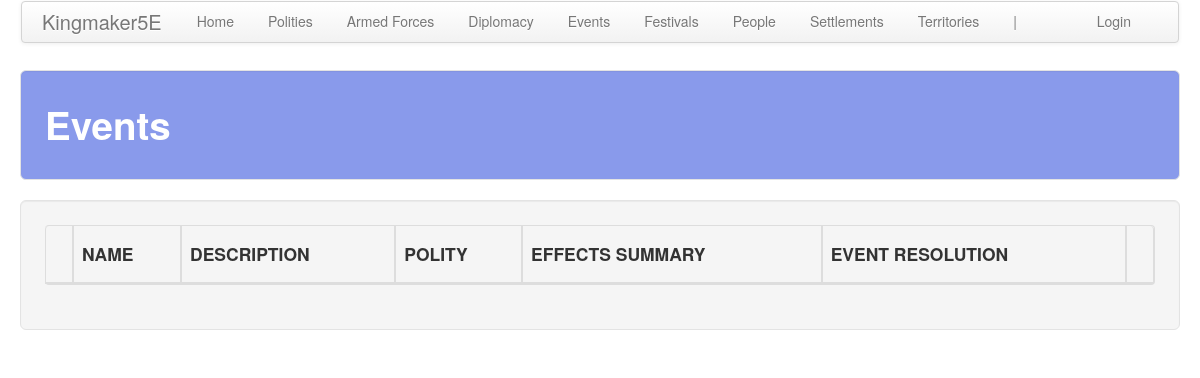
/events/, run on an earlier commit of the app's database.
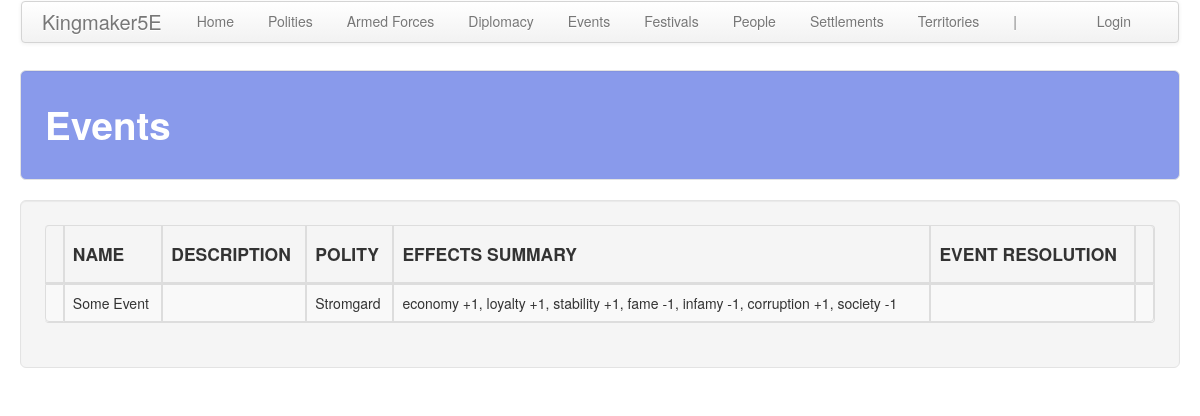
And on a later commit of the database.
### events/models.py (models this page shows, shortened)
class Event(models.Model):
    name = models.CharField(max_length=default_max_length)
    desc = models.TextField(blank=True)
    polity = models.ForeignKey(
        'polity.Polity', on_delete=models.CASCADE,
        related_name='event', related_query_name='event'
    )
    eco_bonus = models.IntegerField(default=0)
    loy_bonus = models.IntegerField(default=0)
    sta_bonus = models.IntegerField(default=0)
    fam_bonus = models.IntegerField(default=0)
    inf_bonus = models.IntegerField(default=0)
    cor_bonus = models.IntegerField(default=0)
    cri_bonus = models.IntegerField(default=0)
    law_bonus = models.IntegerField(default=0)
    lor_bonus = models.IntegerField(default=0)
    pro_bonus = models.IntegerField(default=0)
    soc_bonus = models.IntegerField(default=0)
    def_bonus = models.IntegerField(default=0)
    con_bonus = models.IntegerField(default=0)
    inc_bonus = models.IntegerField(default=0)
    unr_bonus = models.IntegerField(default=0)
    treasury_increment = models.IntegerField(default=0)
    fame_increment = models.IntegerField(default=0)
    infamy_increment = models.IntegerField(default=0)
    unrest_increment = models.IntegerField(default=0)

### polity/models.py (models this page shows, shortened)
class Polity(models.Model):
    name = models.CharField(max_length=default_max_length)
    government = models.ForeignKey(
        Government, on_delete=models.CASCADE,
        related_name='polity', related_query_name='polity')
    alignment_lc = models.ForeignKey(
        AlignmentLC, on_delete=models.CASCADE,
        related_name='polity', related_query_name='polity')
    alignment_ge = models.ForeignKey(
        AlignmentGE, on_delete=models.CASCADE,
        related_name='polity', related_query_name='polity')
    treasury = models.IntegerField(default=0)
    unrest = models.IntegerField(default=0)
    fame = models.IntegerField(default=0)
    infamy = models.IntegerField(default=0)
    desc = models.TextField(default="", blank=True)
    tax_edict = models.ForeignKey(
        'core.TaxEdict', on_delete=models.CASCADE,
        related_name='polity', related_query_name='polity')
    promotion_edict = models.ForeignKey(
        'core.PromotionEdict', on_delete=models.CASCADE,
        related_name='polity', related_query_name='polity')
    holiday_edict = models.ForeignKey(
        'core.HolidayEdict', on_delete=models.CASCADE,
        related_name='polity', related_query_name='polity')
    recruitment_edict = models.ForeignKey(
        'core.RecruitmentEdict', on_delete=models.CASCADE,
        related_name='polity', related_query_name='polity')
    ruler_attribute_1 = models.ForeignKey(
        Attribute, on_delete=models.CASCADE, null=True, blank=True,
        related_name='polity_ruler_1', related_query_name='polity_ruler_1')
    ruler_attribute_2 = models.ForeignKey(
        Attribute, on_delete=models.CASCADE, null=True, blank=True,
        related_name='polity_ruler_2', related_query_name='polity_ruler_2')
    ruler_attribute_3 = models.ForeignKey(
        Attribute, on_delete=models.CASCADE, null=True, blank=True,
        related_name='polity_ruler_3', related_query_name='polity_ruler_3')
    spymaster_attribute = models.ForeignKey(
        Attribute, on_delete=models.CASCADE, null=True, blank=True,
        related_name='polity_spymaster', related_query_name='polity_spymaster')

### events/views.py (the view)
# urls.py: path('', views.events, name='events'),
def events(request):
    return show_all_items(
        request, app_name, a_obj, a_plural, sort='polity__name', sort_2='name',
        get_details=get_event_details,
    )

### common/events.py (called while the page is built)
def get_event_details(event):
    event.effects_summary = get_effects_summary(event)
    l = []
    if event.fame_increment != 0:
        l.append('fame %s' % get_signed_number(event.fame_increment)['s'])
    if event.infamy_increment != 0:
        l.append('infamy %s' % get_signed_number(event.infamy_increment)['s'])
    if event.unrest_increment != 0:
        l.append('unrest %s' % get_signed_number(event.unrest_increment)['s'])
    if event.treasury_increment != 0:
        l.append('treasury %s' % get_signed_number(event.treasury_increment)['s'])
    event.resolution = ', '.join(l)
    return {'event': event}

### common/utils.py (called while the page is built)
def get_signed_number(number):
    if number >= 0:
        s = '+%s' % number
    else:
        s = '-%s' % abs(number)
    return {'s': s}

### events/templates/events/events.html (shortened to what this page needs)
<!DOCTYPE html>
{% extends 'events/base.html' %}
{% load staticfiles %}
{% block table_header %}
    <th></th>
    <th class="th_ccell"><h4>NAME</h4></th>
    <th class="th_ccell"><h4>DESCRIPTION</h4></th>
    <th class="th_ccell"><h4>POLITY</h4></th>
    <th class="th_ccell"><h4>EFFECTS SUMMARY</h4></th>
    <th class="th_ccell"><h4>EVENT RESOLUTION</h4></th>
    <th class="th_ccell"><h4></h4></th>
{% endblock %}
{% block table_body %}
    {% for event in events %}
        <tr>
            <td style="text-align: center;">
            </td>
            <td class="tb_ccell">{{ event.name }}</td>
            <td class="tb_ccell">{{ event.desc }}</td>
            <td class="tb_ccell">{{ event.polity.name }}</td>
            <td class="tb_ccell">{{ event.effects_summary }}</td>
            <td class="tb_ccell">{{ event.resolution }}</td>
            <td style="text-align: center;">
            </td>
        </tr>
    {% endfor %}
{% endblock %}

### events/templates/events/base.html
<!DOCTYPE html>
{% extends 'table.html' %}
{% block subnav_items %}
    <li class="disabled"><a href="#">|</a></li>
{% endblock %}

### templates/table.html (shortened to what this page needs)
<!DOCTYPE html>
{% extends 'base.html' %}
{% block content %}
    <div class="well well-large">
        <table class="table table-striped table-hover table-bordered table-responsive">
            <thead>
            <tr>
                {% block table_header %}
                {% endblock %}
            </tr>
            </thead>
            <tbody>
                {% block table_body %}
                {% endblock %}
            </tbody>
        </table>
    </div>
{% endblock %}

### templates/base.html (shortened to what this page needs)
<!DOCTYPE html>
{% load staticfiles %}
<html lang="en">
<head>
    <link rel="stylesheet" href="//maxcdn.bootstrapcdn.com/bootstrap/3.2.0/css/bootstrap.css">
    <link href="{% static 'css/bootstrap.min.css' %}" rel="stylesheet" media="screen">
    <link href="{% static 'css/bootstrap-responsive.min.css' %}" rel="stylesheet" media="screen">
    <link rel="stylesheet" href="{% static 'css/custom.css' %}">
</head>
<body>
    <div class="container-fluid">
        <div class="navbar">
            <div class="navbar-inner">
                <a class="brand">Kingmaker5E</a>
                <ul class="nav nav-pills">
                    <li role="presentation"><a href="{% url 'core:home' %}">Home</a></li>
                    <li role="presentation"><a href="{% url 'polity:polities' %}">Polities</a></li>
                    <li role="presentation">
                        <a href="{% url 'armed_forces:armed_forces' %}">
                            Armed Forces
                        </a>
                    </li>
                    <li role="presentation">
                        <a href="{% url 'diplomacy:diplomatic_relations' %}">
                            Diplomacy
                        </a>
                    </li>
                    <li role="presentation"><a href="{% url 'events:events' %}">Events</a></li>
                    <li role="presentation"><a href="{% url 'festivals:festivals' %}">Festivals</a></li>
                    <li role="presentation"><a href="{% url 'people:people' %}">People</a></li>
                    <li role="presentation">
                        <a href="{% url 'settlements:settlements' %}">
                        Settlements
                        </a>
                    </li>
                    <li role="presentation">
                        <a href="{% url 'territory:territories' %}">
                            Territories
                        </a>
                    </li>
                    {% block subnav_items %}{% endblock %}
                </ul>
                <ul class="nav nav-pills navbar-right">
                    <li role="presentation">
                        {% if user.is_authenticated %}
                            <a href="{% url 'logout' %}">Logout</a>
                        {% else %}
                            <a href="{% url 'login' %}">Login</a>
                        {% endif %}
                    </li>
                </ul>
            </div>
        </div>
        <div class="well well-large" style="background-color: #899AEB;">
            <h1 style="color: #ffffff;">{{ title }}</h1>
        </div>
        {% block content %}
        {% endblock %}
    </div>
</body>
</html>

### static/css/custom.css (style rules this page uses)
.th_ccell { text-align: center; padding: 20px 20px 20px 20px; }
.tb_ccell { text-align: center; padding: 20px 20px 20px 20px; }

What changed in the data, as far as the page shows it:
added Event: name "Some Event", polity.name "Stromgard", effects_summary "economy +1, loyalty +1, stability +1, fame -1, infamy -1, corruption +1, society -1"
